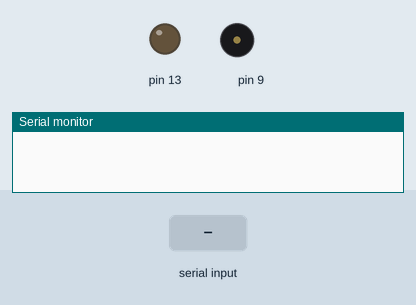
The sketch below on a simulated Arduino Uno, built with avr-gcc and run on an emulated ATmega328P. Parts: output pins drawn as LEDs (lit = HIGH), buzzer (waves = sounding), the last lines printed to the serial monitor. Inputs (shaded band) come from the test bench.

Above: at 0.8 s.
0.9 s: "1" received over the second serial link
At 1.0 s:
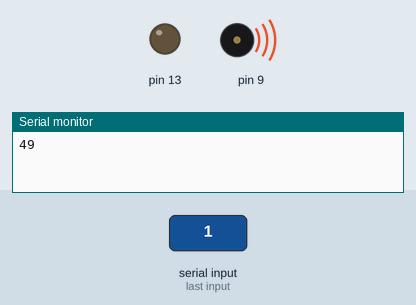
At 3.3 s:
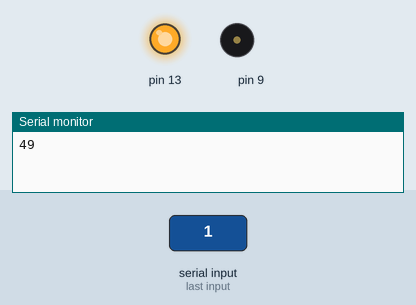
3.6 s: "0" received over the second serial link
At 3.7 s:
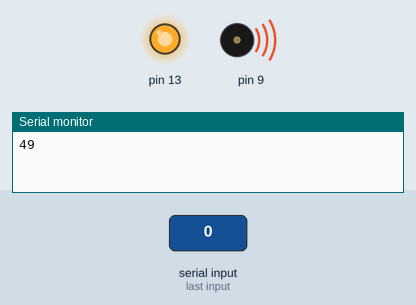
Timing chart, 0 to 6.6 s (numbered marks = the images above; inputs shaded):
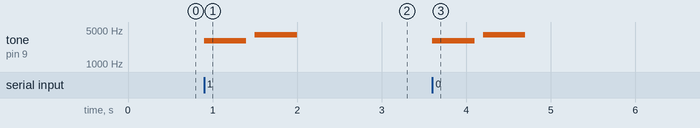

The sketch:

serialAndTone.ino
```cpp
#include <SoftwareSerial.h>
#include <toneAC.h>

SoftwareSerial serial(10, 10);

void setup() {
  Serial.begin(9600);
  pinMode(13, OUTPUT);
  digitalWrite(13, LOW);
  serial.begin(9600);
  while(!serial.available()){
  }
  while(serial.available()){
    Serial.print(serial.read());
  }
  serial.end();
  toneAC(3000, 5, 500, true);
  delay(600);
  toneAC(4000, 8, 500, true);
  delay(600);
  while(serial.available()){
    Serial.print(serial.read());
  }
  digitalWrite(13, HIGH);
  while(!serial.available()){
  }
  toneAC(3000, 5, 500, true);
  delay(600);
  toneAC(4000, 8, 500, true);
  delay(600);

}

void loop() {
  // put your main code here, to run repeatedly:

}
```

Measured:
- after the input at 0.9 s, pin 13: LOW → HIGH after 1.2 s; tone on pin 9: silent → 3000 Hz at once, → silent 0.50 s later, → 4000 Hz 0.10 s later, → silent 0.50 s later
- after the input at 3.6 s, tone on pin 9: silent → 3000 Hz at once, → silent 0.50 s later, → 4000 Hz 0.10 s later, → silent 0.50 s later
